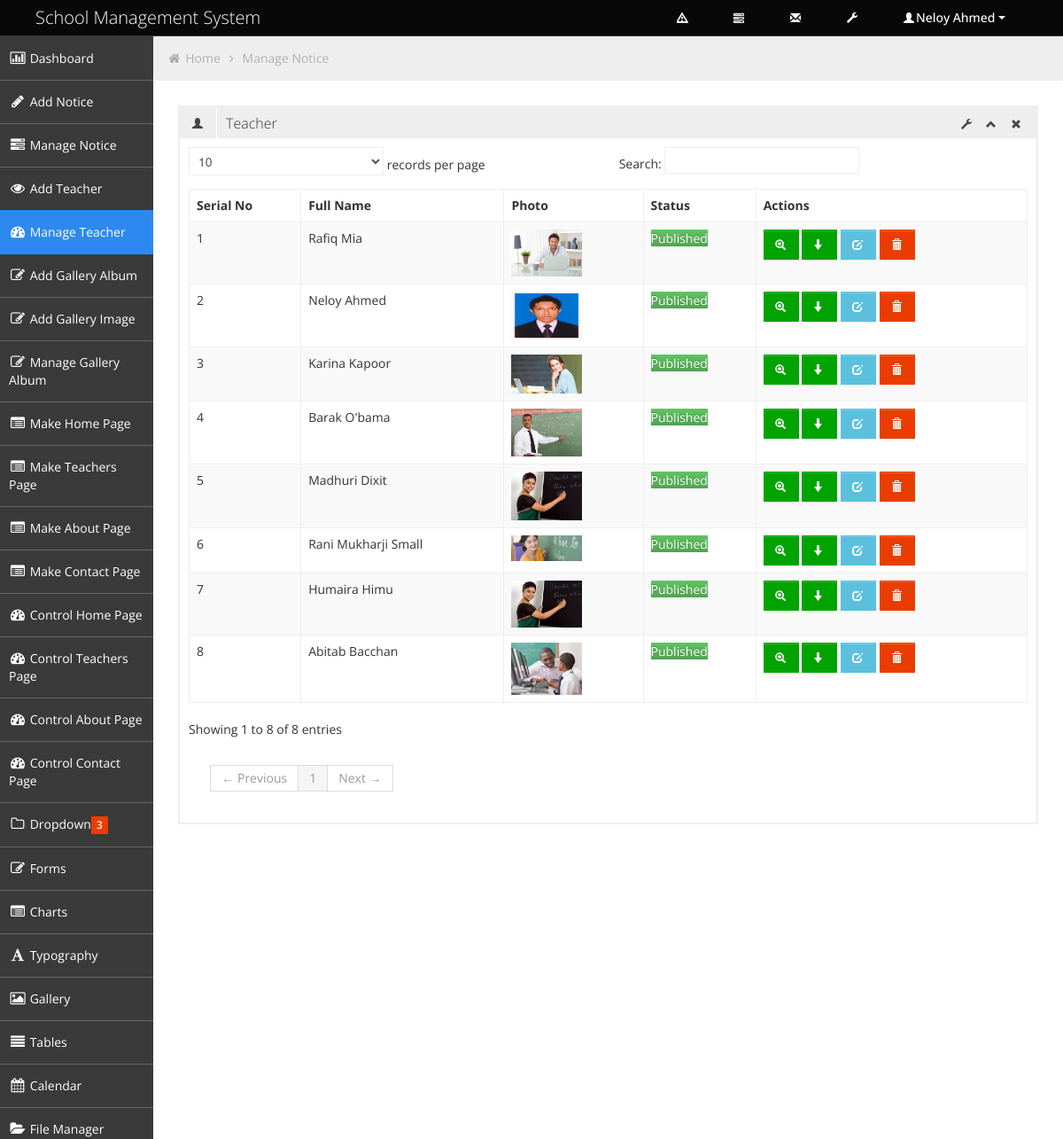
/Neloy/manage_teacher.php (signed in), run on the app's committed database.
### tables this page shows
CREATE TABLE IF NOT EXISTS `tbl_teacher` (
  `teacher_id` int(5) NOT NULL AUTO_INCREMENT,
  `grid_image` longblob NOT NULL,
  `full_name` varchar(50) NOT NULL,
  `grid_summary` varchar(95) NOT NULL,
  `teacher_profile` text NOT NULL,
  `publication_status` tinyint(1) NOT NULL,
  `deletion_status` tinyint(1) NOT NULL DEFAULT '0',
  PRIMARY KEY (`teacher_id`)
);

### Neloy/manage_teacher.php (called while the page is built, shortened)
<?php
include './admin_master.php';

### classes/db_connect.php (called while the page is built, shortened)
<?php
class Db_Connect {
    public function __construct() {
        $db_name = 'seip_term_project_sch_mng_102543';
    }
}

### classes/super_admin.php (called while the page is built, shortened)
<?php
require 'db_connect.php';
class Super_Admin {
    public function select_all_teacher(){
        $sql = "SELECT * FROM tbl_teacher WHERE deletion_status=0";
        $result = mysql_query($sql);
        return $result;
    }
}

### Neloy/manage_teacher_content.php (the view, shortened to what this page needs)
<?php
$result = $sup_obj->select_all_teacher();
?>
<ul class="breadcrumb">
    <li>
        <i class="icon-home"></i>
        <a href="index.html">Home</a>
        <i class="icon-angle-right"></i>
    </li>
    <li><a href="#">Manage Notice</a></li>
</ul>
<div class="row-fluid sortable">
    <div class="box span12">
        <div class="box-header" data-original-title>
            <h2><i class="halflings-icon user"></i><span class="break"></span>Teacher</h2>
            <div class="box-icon">
                <a href="#" class="btn-setting"><i class="halflings-icon wrench"></i></a>
                <a href="#" class="btn-minimize"><i class="halflings-icon chevron-up"></i></a>
                <a href="#" class="btn-close"><i class="halflings-icon remove"></i></a>
            </div>
        </div>
        <div class="box-content">
            <table class="table table-striped table-bordered bootstrap-datatable datatable">
                <thead>
                    <tr>
                        <th>Serial No</th>
                        <th>Full Name</th>
                        <th>Photo</th>
                        <th>Status</th>
                        <th>Actions</th>
                    </tr>
                </thead>
                <tbody>
                    <?php $i = 1;
                    while ($data = mysql_fetch_assoc($result)) {
                        ?>
                        <tr>
                            <td><?php echo $i; ?></td>
                            <td class="center"><?php echo $data['full_name']; ?></td>
                            <td class="center"><img src="../php_upload/teacher/<?php echo $data['grid_image']?>" height="100" width="80"></td>
                            <td class="center">
                                <?php
                                    if ($data['publication_status'] == 0) {
                                        echo '<span class="btn-danger">' .'Unpublished'. '</span>';
                                    } else {
                                        echo '<span class="btn-success">'. 'Published' . '</span>';
                                    }
                                    ?>
                            </td>
                            <td class="center">
                                <a class="btn btn-success" href="view_teacher.php?teacher_id=<?php echo $data['teacher_id'] ?>" title="view details">
                                    <i class="halflings-icon white zoom-in"></i>
                                </a>
    <?php if ($data['publication_status'] == 0) { ?>
                                    <a class="btn btn-danger" href="?status=unpublished&teacher_id=<?php echo $data['teacher_id'] ?>" title="make active">
                                        <i class="halflings-icon white arrow-up"></i>
                                    </a>
    <?php } else { ?>
                                    <a class="btn btn-success" href="?status=published&teacher_id=<?php echo $data['teacher_id'] ?>" title="make inactive">
                                        <i class="halflings-icon white arrow-down"></i>
                                    </a>
    <?php } ?>
                                <a class="btn btn-info" href="edit_teacher.php?teacher_id=<?php echo $data['teacher_id'] ?>" title="edit">
                                    <i class="halflings-icon white edit"></i>
                                </a>
                                <a class="btn btn-danger" href="?action=delete&teacher_id=<?php echo $data['teacher_id'] ?>" onclick="return check_delete();"  title="delete">
                                    <i class="halflings-icon white trash"></i>
                                </a>
                            </td>
                        </tr>
                        <?php $i++;
                    }
                    ?>
                </tbody>
            </table>
        </div>
    </div>
</div>

### Neloy/css/style.css (style rules this page uses)
body { background: #F5F5F5; color: #333; border: none; font-family: 'Open Sans', sans-serif; font-weight: 400; }
h2 { font-size: 16px; line-height: 16px; }
.breadcrumb { margin: -28px -28px 28px -28px; line-height: 34px; background: #eee; border: 0px; color: #aaa; -webkit-box-shadow: none; -moz-box-shadow: none; box-shadow: none; -webkit-border-radius: 0px; -moz-border-radius: 0px; border-radius: 0px; }
.breadcrumb a { color: #aaa; text-shadow: 0px 1px 1px #fff; }
.box { border: 2px solid #eee; background: #fff !important; margin-bottom: 28px; }
.box-header { height: 16px; font-size: 16px; line-height: 16px; padding: 10px; background: #eee; -webkit-box-shadow: none; -moz-box-shadow: none; box-shadow: none; overflow: hidden; }
.box-header h2 { float:left; margin-top: 0px; font-weight: 300; }
.box-header h2 i { margin: 0px 3px 0px 4px; opacity: .8; filter: alpha(opacity=80); -ms-filter:"progid:DXImageTransform.Microsoft.Alpha(Opacity=80)"; }
.box-header .box-icon { float:right; margin-top: 1px; }
.box-header .box-icon i { -webkit-transition: all 0.1s ease-in-out; -moz-transition: all 0.1s ease-in-out; -o-transition: all 0.1s ease-in-out; -ms-transition: all 0.1s ease-in-out; transition: all 0.1s ease-in-out; opacity: .8; filter: alpha(opacity=80); -ms-filter:"progid:DXImageTransform.Microsoft.Alpha(Opacity=80)"; }
.box-header .box-icon a { margin: 0px 5px; }
.box-content { position: relative; z-index: 50; margin-top: -1px; padding: 10px; background: #fff !important; }
.btn { display: inline-block; padding: 6px 12px; margin-bottom: 0; font-size: 14px; font-weight: 500; line-height: 20px; text-align: center; white-space: nowrap; vertical-align: middle; cursor: pointer; border: 1px solid #a7a9aa; -webkit-border-radius: 0px !important; border-radius: 0px !important; }
.btn i { margin-top: 2px; }
.btn { color: #ffffff; background-color: #a7a9aa; border-color: #a7a9aa; background-image: none; filter: none; text-shadow: none; }
.btn-danger { background-color: #EB3C00; border-color: #EB3C00; }
.btn-success { background-color: #00A300; border-color: #00A300; }
.btn-info { background-color: #5bc0de; border-color: #5bc0de; }
.table th, .table td { border-top: 1px solid #eee; }
.table-bordered { border-color: #eee; -webkit-border-radius: 0px !important; -moz-border-radius: 0px !important; border-radius: 0px !important; }
.table-bordered th, .table-bordered td { border-left: 1px solid #eee; }
.table-bordered thead:first-child tr:first-child > th:first-child, .table-bordered tbody:first-child tr:first-child > td:first-child, .table-bordered tbody:first-child tr:first-child > th:first-child { -webkit-border-radius: 0px !important; -moz-border-radius: 0px !important; border-radius: 0px !important; }
.table-bordered thead:first-child tr:first-child > th:last-child, .table-bordered tbody:first-child tr:first-child > td:last-child, .table-bordered tbody:first-child tr:first-child > th:last-child { -webkit-border-radius: 0px !important; -moz-border-radius: 0px !important; border-radius: 0px !important; }
.table-bordered thead:last-child tr:last-child > th:first-child, .table-bordered tbody:last-child tr:last-child > td:first-child, .table-bordered tbody:last-child tr:last-child > th:first-child, .table-bordered tfoot:last-child tr:last-child > td:first-child, .table-bordered tfoot:last-child tr:last-child > th:first-child { -webkit-border-radius: 0px !important; -moz-border-radius: 0px !important; border-radius: 0px !important; }
.table-bordered thead:last-child tr:last-child > th:last-child, .table-bordered tbody:last-child tr:last-child > td:last-child, .table-bordered tbody:last-child tr:last-child > th:last-child, .table-bordered tfoot:last-child tr:last-child > td:last-child, .table-bordered tfoot:last-child tr:last-child > th:last-child { -webkit-border-radius: 0px !important; -moz-border-radius: 0px !important; border-radius: 0px !important; }

### data on the page
tbl_teacher: full_name "Rafiq Mia", grid_image (picture), publication_status "Published"
tbl_teacher: full_name "Neloy Ahmed", grid_image (picture), publication_status "Published"
tbl_teacher: full_name "Karina Kapoor", grid_image (picture), publication_status "Published"
tbl_teacher: full_name "Barak O'bama", grid_image (picture), publication_status "Published"
tbl_teacher: full_name "Madhuri Dixit", grid_image (picture), publication_status "Published"
tbl_teacher: full_name "Rani Mukharji Small", grid_image (picture), publication_status "Published"
tbl_teacher: full_name "Humaira Himu", grid_image (picture), publication_status "Published"
tbl_teacher: full_name "Abitab Bacchan", grid_image (picture), publication_status "Published"

### other printed values
$_SESSION['admin_name'] "Neloy Ahmed"
